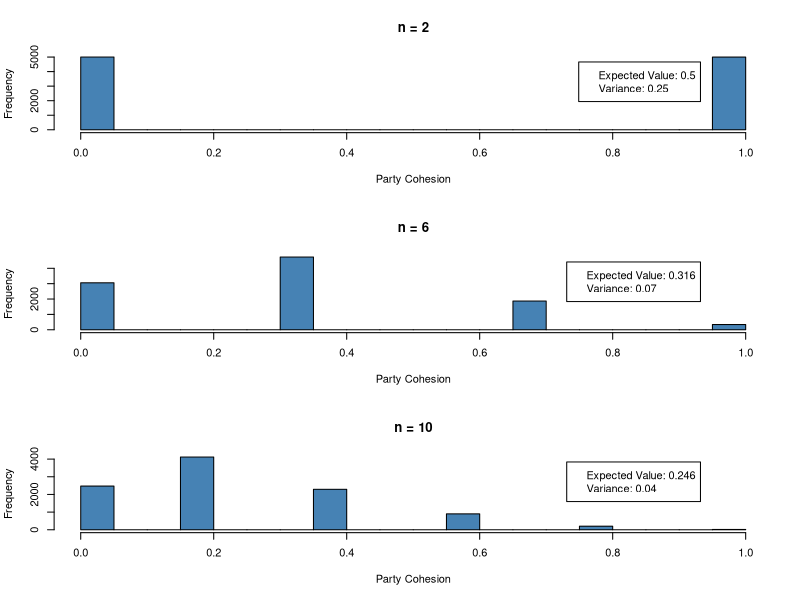

R code for this plot:
## ---- chunk 1
party_strength <- function(n) {
  K <- rbinom(10000, n, 0.5)
  R <- abs(2 * K - n) / n
  
  return(R)
}

graph_party_strength <- function(sims, title) {
  hist(sims, br = 20, col = "steelblue", main = title, xlab = "Party Cohesion")
  legend("topright", 
         c(paste0("Expected Value: ", round(mean(sims), digits = 3)), 
                  paste0("Variance: ", round(var(sims), digits = 3))),
         inset = 0.1)
}

par(mfrow = c(3, 1))
graph_party_strength(party_strength(2), "n = 2")
graph_party_strength(party_strength(6), "n = 6")
graph_party_strength(party_strength(10), "n = 10")
